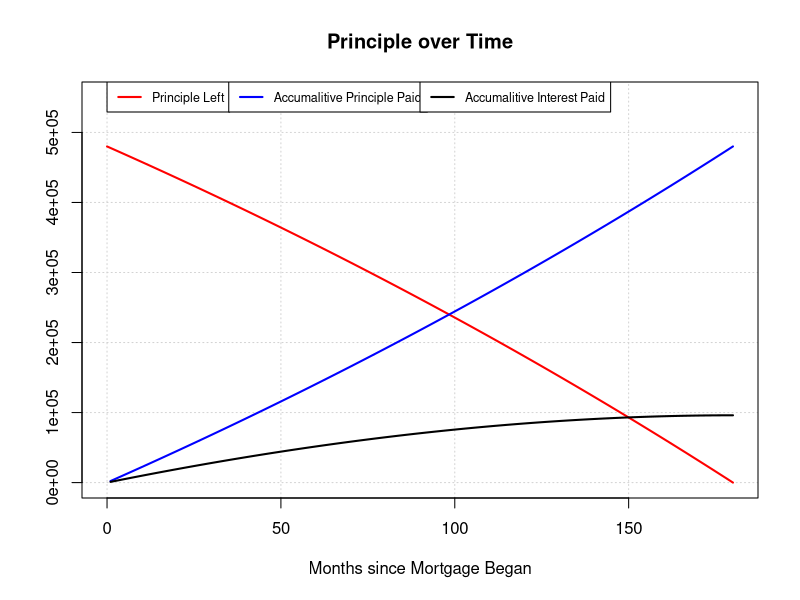
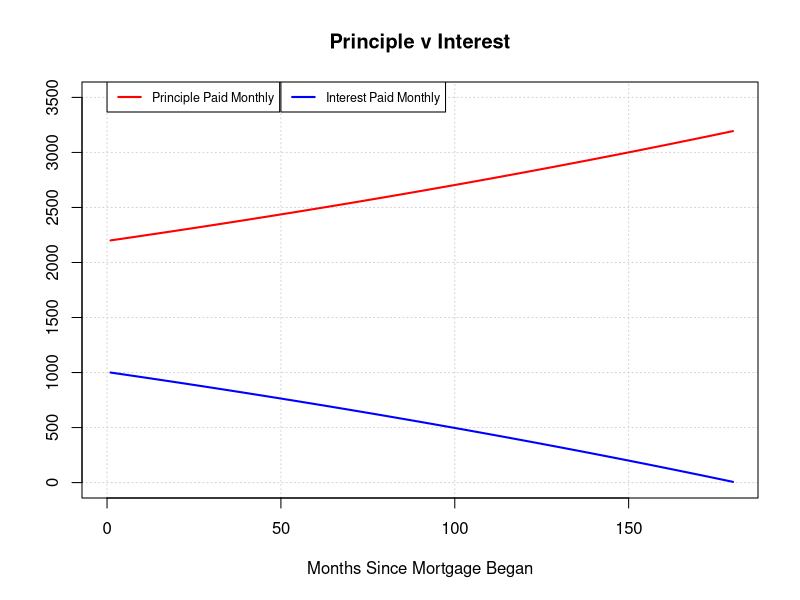

The R script that drew these images, in order:
## ---- chunk 1
knitr::opts_chunk$set(echo = TRUE)
## ---- chunk 2
# Functions

MonthlyPayment = function(P, AIR, Term) {
  r = AIR / (100 * 12)
  k = Term * 12
  x = (P * (1 + r)^k) / ( (1 - (1 + r)^k) / (1 - (1 + r)) )
  
  return(x)
}

PlotInfo = function(P, AIR, Term) {
  Principle = P
  r = AIR / (100 * 12)
  k = Term * 12
  x = MonthlyPayment(P, AIR, Term)
  
  P = matrix(0, nrow = k + 1)
  i = 1
  P[i] = Principle
  MonthPPaid = 0
  AccPPaid = 0
  Interest = 0
  AccInterest = 0
  
  table = matrix( c( (i - 1), P[i], MonthPPaid, AccPPaid, Interest,
                     AccInterest), nrow = 1)
  for (i in 2 : (k+1)) {
    P[i] = P[i - 1]*(1 + r) - x
    MonthPPaid = P[i-1] - P[i]
    AccPPaid = AccPPaid + MonthPPaid
    Interest = x - MonthPPaid
    AccInterest = AccInterest + Interest
    table = rbind(table, c( (i - 1), P[i], MonthPPaid, AccPPaid, Interest,
                     AccInterest))
  }
  colnames(table) = c('Month', 'Principle', 'Monthly Principle Paid', 
                      'Total Principle Paid', 'Monthly Interest Paid', 
                      'Total Interest Paid')
  return(table)
}

creditToRate = function(creditScore) {
  interestRates = seq(2.5, 3.5, length = 9) 
  creditScores = seq(800, 680, length = 9)
  
  smallest = 800
  j = 0
  for (i in 1 : 9) {
    diff = abs(creditScore - creditScores[i])
    if (diff < smallest) {
      smallest = diff
      j = i
    }
  }
  
  return(interestRates[j])
}

principleMax = function(S, AIR, Term) {
  r = AIR / (100 * 12)
  months = Term * 12
  
  numerator = .30 * S * (1 - (1 + r)^months)
  denominator = 12 * (1 + r)^months * (1 - (1 + r))
  P_max = numerator / denominator
  
  return(P_max)
}

## ---- chunk 3

credit = 800
salary = 130000
term = 15

AIR = creditToRate(credit)
P_max = principleMax(salary, AIR, term)

Principles = sort(c(seq(500000,1000000,by=100000),750000)) * (1 - .2)
smallest = 1000000
j = 0
for (i in 1 : 7) {
  diff = abs(P_max - Principles[i])
  if (diff < smallest) {
    smallest = diff
    j = i
  }
}
P = Principles[j]
mP = MonthlyPayment(P, AIR, term)


sprintf('Based on a Credit Score of: %.0f, we get an Annual Interest Rate of %.3f%%', credit, AIR)
sprintf('Based on the AIR: %.3f%%, Salary: $%.0f, and Term: %.0f years', AIR, salary, term)
sprintf('We get a Max Principle of $%.2f', P_max)
sprintf('So we round this to a Principle of: $%.2f', P)
sprintf('With a 20%% down payment, we can get a home value of $%.2f', P/ (1 - .2))
sprintf('This leads to a monthly payment of $%.2f', mP)
sprintf('You would pay in total: $%.2f', mP * term * 12)
sprintf('You would pay in total interest: $%.2f', mP * term * 12 - P)

lastRow = term * 12 + 1
Info = PlotInfo(P, AIR, term)
months = Info[2:lastRow,1]
MPP = matrix(Info[2:lastRow, 3])
APP = matrix(Info[2:lastRow, 4])
MI = matrix(Info[2:lastRow, 5])
AI = matrix(Info[2:lastRow, 6])

i = 1
while (APP[i] < AI[i]) {
  i = i + 1
}
sprintf('At %.0f months, or %.0f years and %.0f months, You would have finally paid more principle than interest',
        i, i/12, i %% 12)

i = 1
while(MPP[i] < MI[i]) {
  i = i + 1
} 
sprintf('At %.0f months, or %.0f years and %.0f months, You begin to pay more principle than interest monthly', 
        i, i/12, i %% 12)

leg1Height = 572000
leg2Height = 3640

plot(Info[,1], Info[,2], 'l', col='red', lwd = 2,
     ylim = c(0,550000), xlim = c(0,180),
     main = 'Principle over Time',
     xlab = 'Months since Mortgage Began', ylab = '',
     panel.first = grid())
lines(months, APP, 'l', col = 'blue', lwd = 2,)
lines(months, AI, 'l', col = 'black', lwd = 2,)
legend(0,leg1Height, 'Principle Left', 
       lwd=2, col = 'red', cex = .75)
legend(35,leg1Height, 'Accumalitive Principle Paid', 
       lwd=2, col = 'blue', cex = .75)
legend(90,leg1Height, 'Accumalitive Interest Paid', 
       lwd=2, col = 'black', cex = .75)

plot(months, MPP, 'l', col='red', lwd = 2,
     ylim = c(0,3500), xlim = c(0,180), 
     main = 'Principle v Interest', 
     xlab = 'Months Since Mortgage Began', ylab = '',
     panel.first = grid())
lines(months, MI, 'l', col='blue', lwd = 2)
legend(0,leg2Height,'Principle Paid Monthly', lwd = 2, col = 'red', cex = .75)
legend(50,leg2Height, 'Interest Paid Monthly', lwd = 2, col = 'blue', cex = .75)

## ---- chunk 4
# Generalized Results

Sensitive = function(HomeValues, Down, InterestRates, Terms) {
  Principles = HomeValues*(1 - Down)
  STable = matrix(0, nrow = length(InterestRates) * length(Principles) * length(Terms), 
                 ncol = 15)
  colnames(STable) = c('Term', 'Home Value','Principle', 
                      'Annual Interest Rate', 'Change in Annual Interest Rate', '% Change in Annual Interest Rate', 
                      'Monthly Payment','Change in Monthly Payment', '% Change in Monthly Payment', 
                      'Total Amount Paid', 'Change in Total Amount Paid', '% Change in Total Amount Paid', 
                      'Total Interest', 'Change in Total Interest', '% Change in Total Interest')
  i = 1
  for (t in Terms) {
    for (p in Principles) {
      for (iR in InterestRates) {
        x = MonthlyPayment(p, iR, t)
        STable[i,1] = t          
        STable[i,2] = p / (1 - Down)
        STable[i,3] = p          
        STable[i,4] = iR         
        STable[i,7] = x          
        STable[i,10] = x*t*12     
        STable[i,13] = x*t*12 - p 
        i = i + 1
      }
      i = i - length(InterestRates)
      middle = length(InterestRates) %/% 2
      midIR = STable[i+middle,4]
      midMP = STable[i+middle,7]
      midTP = STable[i+middle,10]
      midTI = STable[i+middle,13]
      for (iR in InterestRates) {
        STable[i,5]  = STable[i,4] - midIR
        STable[i,6]  = STable[i,5] * 100 / midIR
        STable[i,8]  = STable[i,7] - midMP
        STable[i,9]  = STable[i,8] * 100 / midMP
        STable[i,11] = STable[i,10] - midTP
        STable[i,12] = STable[i,11] * 100 / midTP
        STable[i,14] = STable[i,13] - midTI
        STable[i,15] = STable[i,14] * 100 / midTI
        i = i + 1
      }
    }
  }
  return(STable)
}

HomeValues = sort(c(seq(500000,1000000,by=100000),750000))
InterestRates = seq(2.50, 3.50, length = 9)
Terms = c(15,30)

down = c(3.5, seq(5,20,by=2.5)) / 100
Data = list()
i = 1
for (x in down) {
  strx = paste('d', toString(x*100), sep = '')
  Data[[strx]] = Sensitive(HomeValues, x, InterestRates, Terms)
  i = i + 1
}




